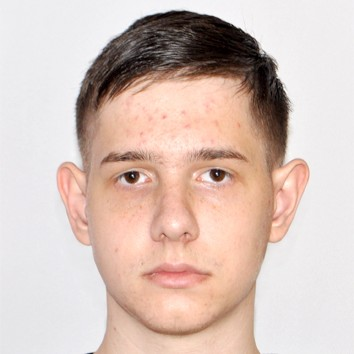
#> input picture Lab_6/Image1.jpg, 354 x 354 px; its folder holds only this picture in this run
$ jupyter execute Lab_6_Harahulia.ipynb
#> lines starting #> are read from the running program, lines starting #| are printed output that depends on the picture
---
title: "Лабораторна робота 6. Метод головних компонент. Метричні методи класифікації"
description:
  __Розпізнавання образів та комп'ютерний зір__
author: Denys Harahulia
date: "04.20.2026"
lang: ukr
format:
  html:
    code-fold: true
    toc: true # меню
    toc_float: # спливаюче меню
      collapsed: true # авто
      number_sections: true
jupyter: python3
---

**Мета**: закріпити на практиці концепцію байєсівського вивода засобами мови Python

## Завдання для самостійної роботи

1. Імопртувати декілька власних довільних зображень, вклчаючи і власне фото.
2. Стиснути його в 20, 30, 50 разів, як показано в прикладах. ВИвести і прокоментувати результати.
3. Побудувати kNN-класифікатор згідно з заданим варіантом без використання віонних функцій і з використанням вікна Парзена. Проаналізувати результати.
4. Дати відповіді на контрольні запитання.
5. Відправити результати роботи у файлі lab_6_StudentLastName.ipynb до віддаленого репозиторію на GіtHub

[cell 1]
import os
import numpy as np
import matplotlib.pyplot as plt
from PIL import Image

# Шлях до папки з власними зображеннями
data_dir = "Lab_6/"

image_shape = (64, 64)

images = []
labels = []

# Завантаження зображень
for idx, file in enumerate(os.listdir(data_dir)):
    file_path = os.path.join(data_dir, file)

    try:
        img = Image.open(file_path).convert('L')  # grayscale
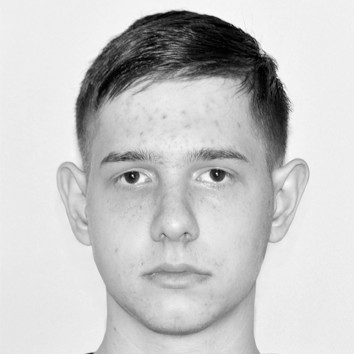
#> img: PIL image 354x354 L; min 0, max 255, mean 199.6
        img = img.resize(image_shape)             # resize до 64x64
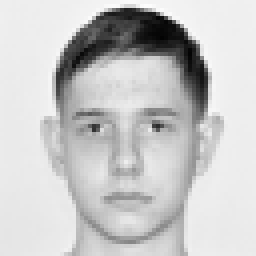
#> img: PIL image 64x64 L (shown 4 times larger); min 3, max 253, mean 199.6
        img_array = np.array(img).flatten() / 255.0  # нормалізація
#> img_array = 4096 values, max 0.992 at index 100, min 0.0118 at index 616, mean 0.783

        images.append(img_array)
        labels.append(idx)

    except Exception as e:
        print(f"Помилка при завантаженні {file}: {e}")

faces_images = np.array(images)
faces_ids = np.array(labels)

# Відображення тільки зображень
plt.figure(figsize=(16, 8))
rows, cols = 2, 4
n_samples = rows * cols

for i in range(min(n_samples, len(faces_images))):
    plt.subplot(rows, cols, i + 1)
    plt.imshow(faces_images[i].reshape(image_shape), cmap='gray')
    plt.xticks(())
    plt.yticks(())
#> this loop made 1 pass

plt.show()
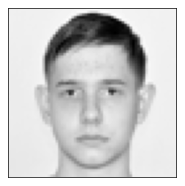
#> figure drawn by matplotlib, 1 panel

[cell 2]
from sklearn.decomposition import PCA
import matplotlib.pyplot as plt

base_size = image_shape[0] * image_shape[1]
#> base_size = 4096

def compress_and_show(compress_ratio):
#> called with compress_ratio = 0.05
    n_components = int(base_size * compress_ratio)
#> n_components = 204

    # Обмеження (щоб не було помилки)
    n_components = min(n_components, len(faces_images))
#> n_components = 1

    model_pca = PCA(n_components=n_components)
    model_pca.fit(faces_images)

    faces_compressed = model_pca.transform(faces_images)
#> faces_compressed = [0]

    # Відновлення
    faces_restored = model_pca.inverse_transform(faces_compressed)

    # Відображення
    plt.figure(figsize=(16, 8))
    rows, cols = 2, 4
    n_samples = rows * cols

    for i in range(min(n_samples, len(faces_restored))):
        plt.subplot(rows, cols, i + 1)
        plt.imshow(faces_restored[i].reshape(image_shape),
                   interpolation='none', cmap='gray')
        plt.xticks(())
        plt.yticks(())

    plt.show()

compress_and_show(0.05)

[cell 3]
compress_and_show(0.033)
#> the loop in compress_and_show (call 2), `for i in range(min(n_samples, len(faces_restored))):` made 1 pass

[cell 4]
compress_and_show(0.02)

### kNN-класифікатор

[cell 5]
import numpy as np
import matplotlib.pyplot as plt
from sklearn.datasets import load_iris
from sklearn.model_selection import train_test_split
from sklearn.preprocessing import StandardScaler
from sklearn.neighbors import KNeighborsClassifier
from sklearn.metrics import accuracy_score

X = np.array([[17, 29], [44, 12], [47, 7], [18, 17], [30, 36], [6, 10], [38, 6], [10, 38], [41, 10], [42, 10]])
y = np.array([-1, 1, 1, -1, -1, -1, 1, -1, 1, 1])

# Розділення даних на навчальний та тестувальний набори
X_train, X_test, y_train, y_test = train_test_split(X, y, test_size=0.6, random_state=42)

# Нормалізація даних
scaler = StandardScaler()
X_train = scaler.fit_transform(X_train)
X_test = scaler.transform(X_test)

# Визначення класифікатора та навчання моделі
k = 3  # Кількість найближчих сусідів
knn = KNeighborsClassifier(n_neighbors=k)
knn.fit(X_train, y_train)

# Прогнозування класів для тестових даних
y_pred = knn.predict(X_test)

# Оцінка точності класифікації
accuracy = accuracy_score(y_test, y_pred)
print(f"Точність класифікації методом k найближчих сусідів: {accuracy:.2f}")

# Вивід таблиці частот точності класифікації
print("Таблиця частот точності класифікації:")
print("--------------------------------------------------")
print("| Клас | Правильно класифіковано | Неправильно класифіковано |")
print("--------------------------------------------------")
for target in np.unique(y_test):
    correct = np.sum((y_test == target) & (y_pred == target))
    incorrect = np.sum((y_test == target) & (y_pred != target))
    print(f"|  {target}  | {correct:^25} | {incorrect:^28} |")
print("--------------------------------------------------")

# Візуалізація
plt.figure(figsize=(10, 6))
plt.scatter(X_test[:, 0], X_test[:, 1], c=y_pred, cmap='viridis', s=50)
plt.title('Класифікація методом k найближчих сусідів')
plt.xlabel('Ознака 1')
plt.ylabel('Ознака 2')
plt.colorbar(label='Клас')
plt.show()
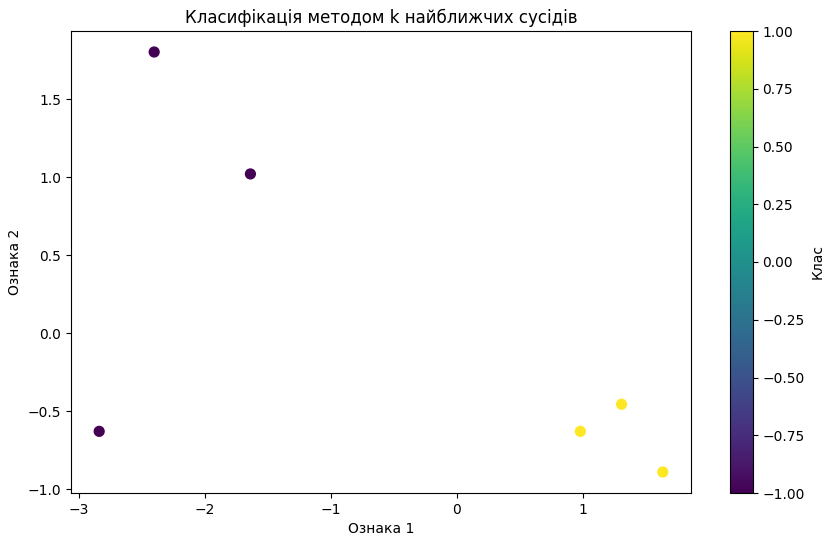
#> figure drawn by matplotlib, 2 panels

[cell 6]
# Ядро Парзена
def parzen_weights(distances, h):
    return np.exp(-(distances**2) / (2 * h**2))  # гаусівське ядро

# Нормалізація даних
scaler = StandardScaler()
X_train = scaler.fit_transform(X_train)
X_test = scaler.transform(X_test)

# Визначення параметрів моделі
k = 3 # Кількість найближчих сусідів
h_values = [0.1, 0.5, 1.0] # Різні значення вікна Парзена

# Навчання та оцінка моделей для різних значень вікна Парзена
for h in h_values:
    knn = KNeighborsClassifier(
        n_neighbors=k,
        weights=lambda distances: parzen_weights(distances, h)
    )

    knn.fit(X_train, y_train)
    y_pred = knn.predict(X_test)

    accuracy = accuracy_score(y_test, y_pred)
    print(f"h={h} -> точність: {accuracy:.2f}")

# Візуалізація
plt.figure(figsize=(10, 6))
plt.scatter(X_test[:, 0], X_test[:, 1], c=y_pred, cmap='viridis', s=50)
plt.title('Класифікація методом k найближчих сусідів з вікном Парзена')
plt.xlabel('Ознака 1')
plt.ylabel('Ознака 2')
plt.colorbar(label='Клас')
plt.show()

$ run again, on Lab_6/Image5.jpg
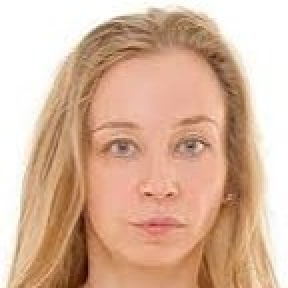
#> input picture Lab_6/Image5.jpg, 144 x 144 px (shown 2 times larger)
#> `img = img.resize(image_shape)`:
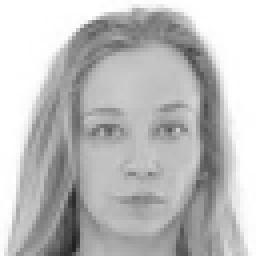
#> img: PIL image 64x64 L (shown 4 times larger); min 31, max 255, mean 188
#> img_array = 4096 values, max 1 at index 0, min 0.122 at index 3922, mean 0.737
#> the loop `for i in range(min(n_samples, len(faces_images))):` made 1 pass
#> `plt.show()`:
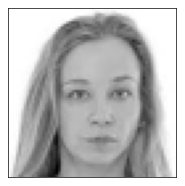
#> figure drawn by matplotlib, 1 panel
#> base_size = 4096
#> in compress_and_show, `n_components = int(base_size * compress_ratio)`: n_components = 204
#> in compress_and_show, `n_components = min(n_components, len(faces_images))`: n_components = 1
#> faces_compressed = [0]
#> the loop in compress_and_show, `for i in range(min(n_samples, len(faces_restored))):` made 1 pass
#> the loop in compress_and_show (call 2), `for i in range(min(n_samples, len(faces_restored))):` made 1 pass

$ run again, on Lab_6/Image6.jpg
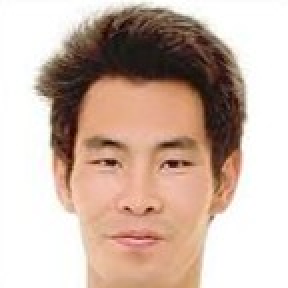
#> input picture Lab_6/Image6.jpg, 144 x 144 px (shown 2 times larger)
#> `img = img.resize(image_shape)`:
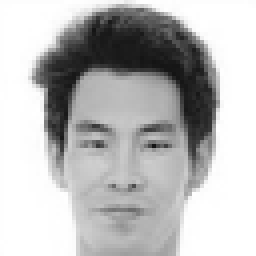
#> img: PIL image 64x64 L (shown 4 times larger); min 20, max 255, mean 187
#> img_array = 4096 values, max 1 at index 16, min 0.0784 at index 998, mean 0.733
#> the loop `for i in range(min(n_samples, len(faces_images))):` made 1 pass
#> base_size = 4096
#> in compress_and_show, `n_components = int(base_size * compress_ratio)`: n_components = 204
#> in compress_and_show, `n_components = min(n_components, len(faces_images))`: n_components = 1
#> faces_compressed = [0]
#> the loop in compress_and_show, `for i in range(min(n_samples, len(faces_restored))):` made 1 pass
#> in compress_and_show, `plt.show()`:
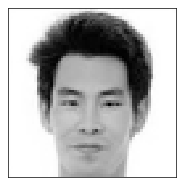
#> figure drawn by matplotlib, 1 panel
#> the loop in compress_and_show (call 2), `for i in range(min(n_samples, len(faces_restored))):` made 1 pass

$ run again, on Lab_6/Image7.jpg
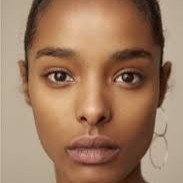
#> input picture Lab_6/Image7.jpg, 183 x 183 px
#> `img = img.resize(image_shape)`:
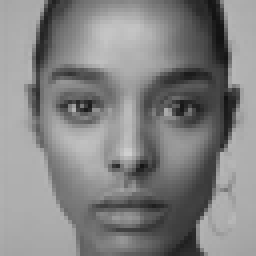
#> img: PIL image 64x64 L (shown 4 times larger); min 18, max 206, mean 131.1
#> img_array = 4096 values, max 0.808 at index 2463, min 0.0706 at index 1592, mean 0.514
#> the loop `for i in range(min(n_samples, len(faces_images))):` made 1 pass
#> `plt.show()`:
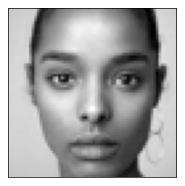
#> figure drawn by matplotlib, 1 panel
#> base_size = 4096
#> in compress_and_show, `n_components = int(base_size * compress_ratio)`: n_components = 204
#> in compress_and_show, `n_components = min(n_components, len(faces_images))`: n_components = 1
#> faces_compressed = [0]
#> the loop in compress_and_show, `for i in range(min(n_samples, len(faces_restored))):` made 1 pass
#> the loop in compress_and_show (call 2), `for i in range(min(n_samples, len(faces_restored))):` made 1 pass

$ run again, on Lab_6/Image2.jpg
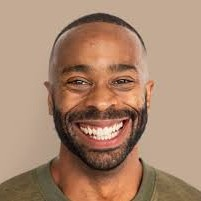
#> input picture Lab_6/Image2.jpg, 201 x 201 px
#> img_array = 4096 values, max 0.941 at index 2658, min 0.051 at index 3031, mean 0.56
#> the loop `for i in range(min(n_samples, len(faces_images))):` made 1 pass
#> `plt.show()`:
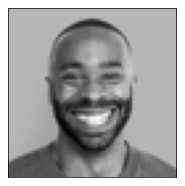
#> figure drawn by matplotlib, 1 panel
#> base_size = 4096
#> in compress_and_show, `n_components = int(base_size * compress_ratio)`: n_components = 204
#> in compress_and_show, `n_components = min(n_components, len(faces_images))`: n_components = 1
#> faces_compressed = [0]
#> the loop in compress_and_show, `for i in range(min(n_samples, len(faces_restored))):` made 1 pass
#> the loop in compress_and_show (call 2), `for i in range(min(n_samples, len(faces_restored))):` made 1 pass
